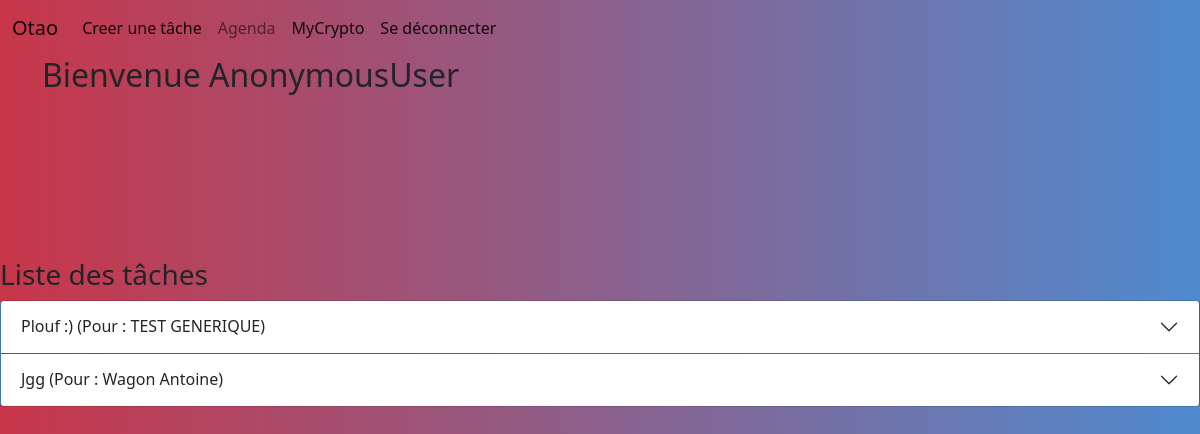
Page /HomeManager/ on the earlier database version.
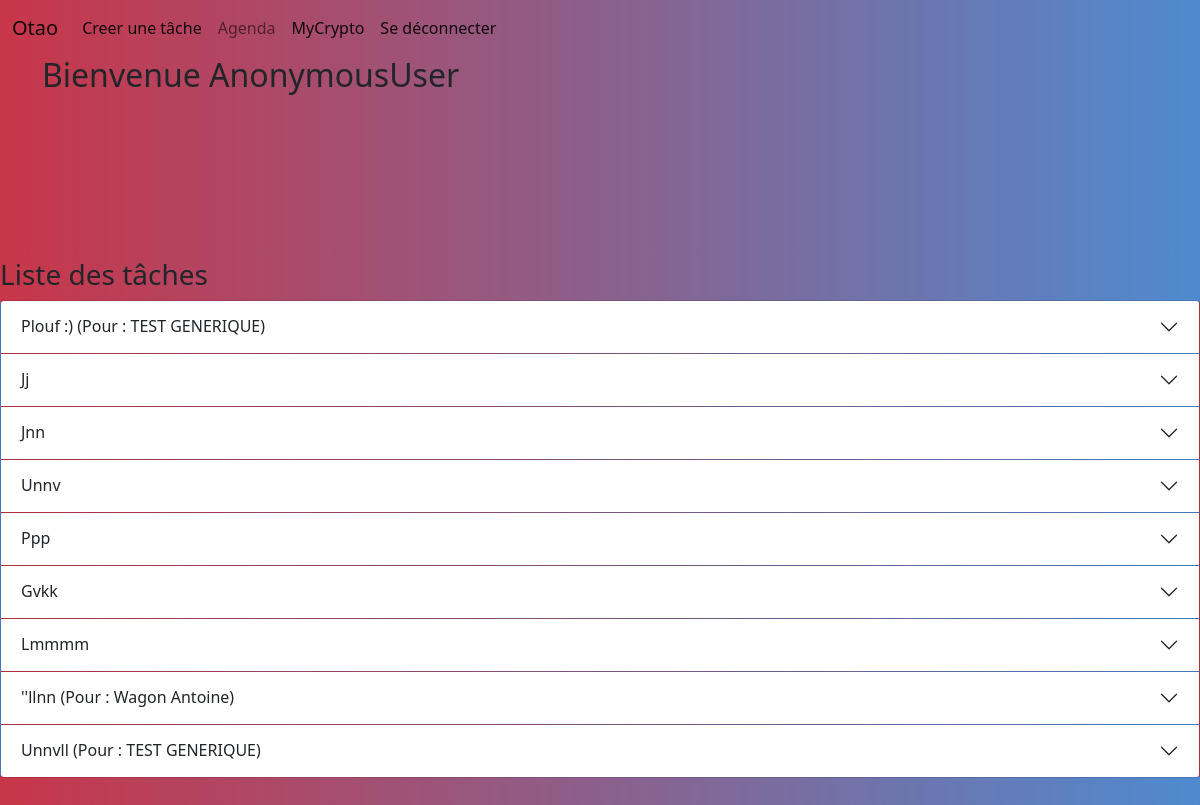
Same page on the later database version.
### HomeManager/models.py (models this page shows)
class Tache(models.Model):
    tache_text = models.CharField(max_length=120)
    creation_date = models.DateTimeField('Date de création')
    jalon_date = models.DateTimeField('Date Jalon de réalisation',default=timezone.datetime.max)
    commentaire_text = models.CharField(max_length=6000)
    priseEnChargePar_id = models.IntegerField(default=-1)
    creerPar_id =models.IntegerField(default=0)
    urgence_bool = models.BooleanField(default=False)
    codeTache_text = models.CharField(max_length=3)
    etat_text = models.CharField(max_length=2, default="EC")
    def __str__(self):
        if self.priseEnChargePar_id > 0:
            personne = Personne.objects.get(pk=self.priseEnChargePar_id)
            if personne:
                return f'{self.tache_text} (Pour : {personne.nom_text} {personne.prenom_text})'
        return self.tache_text
    def getCreerPar(self):
        if self.creerPar_id > 0:
            personne = Personne.objects.get(pk=self.creerPar_id)
            if personne:
                return f'{personne.nom_text} {personne.prenom_text}'
        return "Non renseigné"

### HomeManager/views.py (the view)
# urls.py: path('', views.index, name='index'),
def index(request):
	taches = Tache.objects.filter(Q(etat_text = 'EC') | Q(etat_text = 'EA'))\
	.order_by('jalon_date', 'creation_date')
	listTaches = []
	for tache in taches:
		optTache = {
		'strTache' : str(tache),
		'titre' : tache.tache_text,
		'commentaire' : tache.commentaire_text,
		'creerPar_text' : tache.getCreerPar(),
		'id' : tache.id,
		'dateJalon' : tache.jalon_date
		}
		listTaches.append(optTache)
	context = {
		'taches' : listTaches,
	}
	return render(request, 'HomeManager/index.html', context)

### HomeManager/templates/HomeManager/index.html (shortened to what this page needs)
{% extends "HomeManager/base.html" %}
{% block content %}
{% load static %}
<div class="container">
    <body>
        <h2>Bienvenue {{user}} </h2>
        <div class="text-center">
<iframe id="widget_autocomplete_preview" frameborder="0" src="https://meteofrance.com/widget/prevision/622740"> </iframe>
    </div>
        </div>
        <h3>Liste des tâches</h3>
        {% if taches %}
        <div class="accordion" id="accordionExample">
            {% for tache in taches %}
            <div class="accordion-item background">
                <h2 class="accordion-header" id="heading{{tache.id}}">
                    <button class="accordion-button collapsed" type="button" data-bs-toggle="collapse" data-bs-target="#collapse{{tache.id}}" aria-expanded="false" aria-controls="collapse{{tache.id}}">
                        {{ tache.strTache }}
                    </button>
                </h2>
            </div>
            {% endfor %}
        {% else %}
            <p>Aucune tâche en cours ! Bravo champion &#128540;</p>
        {% endif %}
        </div>
    </body>
{% endblock %}

Differences in the rows shown:
added Tache: strTache "Jj"
added Tache: strTache "Jnn"
added Tache: strTache "Unnv"
added Tache: strTache "Ppp"
added Tache: strTache "Gvkk"
added Tache: strTache "Lmmmm"
Other differences:
new list line: "''llnn (Pour : Wagon Antoine)"
new list line: "Unnvll (Pour : TEST GENERIQUE)"
list line gone: "Jgg (Pour : Wagon Antoine)"
